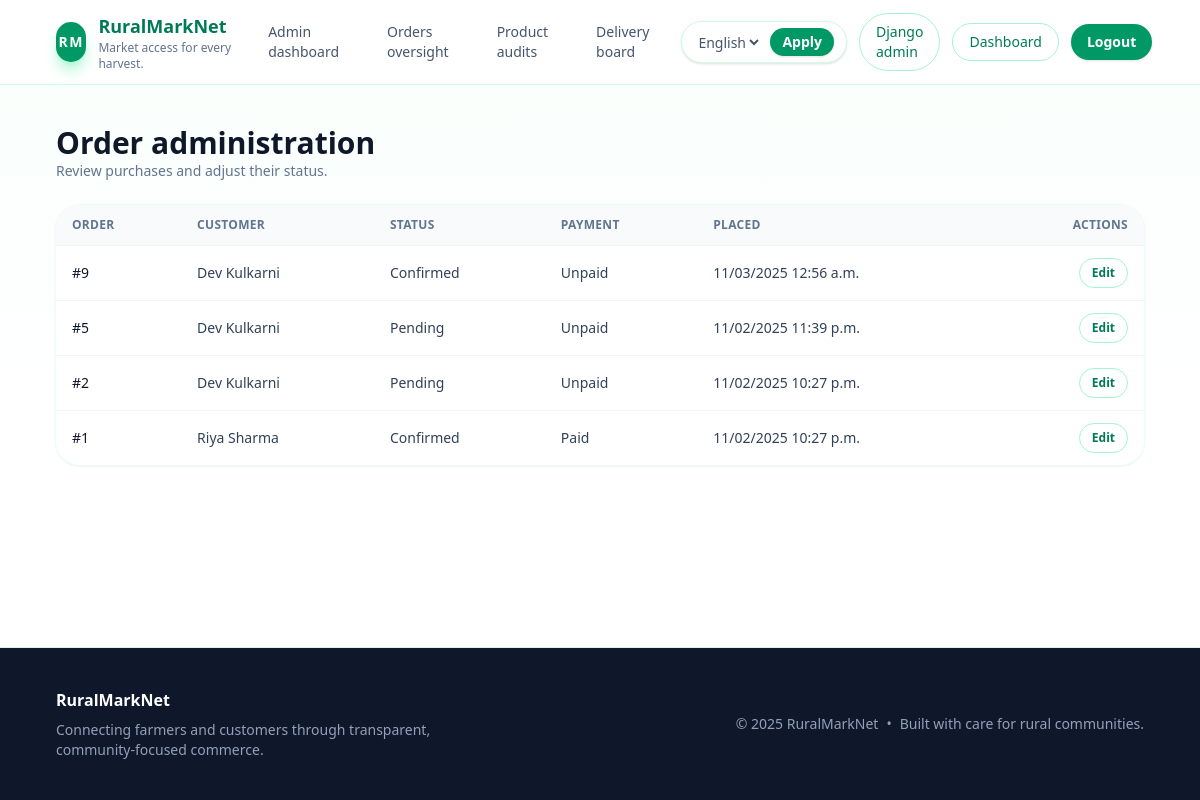
The app's page /orders/admin/orders/ (signed in) with its own data.
### orders/models.py (models this page shows, shortened)
class Order(models.Model):
    class Status(models.TextChoices):
        CART = "cart", _("Cart")
        PENDING = "pending", _("Pending")
        CONFIRMED = "confirmed", _("Confirmed")
        SHIPPED = "shipped", _("Shipped")
        DELIVERED = "delivered", _("Delivered")
        CANCELLED = "cancelled", _("Cancelled")
    class PaymentStatus(models.TextChoices):
        UNPAID = "unpaid", _("Unpaid")
        PAID = "paid", _("Paid")
        REFUNDED = "refunded", _("Refunded")
        FAILED = "failed", _("Failed")
    customer = models.ForeignKey(
        settings.AUTH_USER_MODEL,
        on_delete=models.CASCADE,
        related_name="orders",
    )
    status = models.CharField(
        max_length=20, choices=Status.choices, default=Status.CART
    )
    payment_status = models.CharField(
        max_length=20, choices=PaymentStatus.choices, default=PaymentStatus.UNPAID
    )
    total_amount = models.DecimalField(max_digits=10, decimal_places=2, default=0)
    delivery_address = models.TextField(blank=True)
    scheduled_date = models.DateField(null=True, blank=True)
    scheduled_window = models.CharField(max_length=50, blank=True)
    notes = models.TextField(blank=True)
    created_at = models.DateTimeField(auto_now_add=True)
    updated_at = models.DateTimeField(auto_now=True)
    class Meta:
        ordering = ["-created_at"]

### accounts/models.py (models this page shows, shortened)
class User(AbstractUser):
    class Roles(models.TextChoices):
        FARMER = "farmer", _("Farmer")
        CUSTOMER = "customer", _("Customer")
        ADMIN = "admin", _("Administrator")
    PREFERRED_LANGUAGE_CHOICES = (
        ("en", _("English")),
        ("hi", _("Hindi")),
        ("mr", _("Marathi")),
    )
    role = models.CharField(
        max_length=20,
        choices=Roles.choices,
        default=Roles.CUSTOMER,
        help_text=_("Determines the level of access within the platform."),
    )
    phone_number = models.CharField(
        max_length=20,
        blank=True,
        help_text=_("Optional contact number for delivery coordination."),
    )
    preferred_language = models.CharField(
        max_length=8,
        choices=PREFERRED_LANGUAGE_CHOICES,
        default="en",
        help_text=_("Preferred language for the interface."),
    )
    address = models.TextField(blank=True)

### orders/views.py (the view)
# urls.py: path("admin/orders/", AdminOrderListView.as_view(), name="admin-list"),
class AdminOrderListView(AdminRequiredMixin, ListView):
    template_name = "orders/admin_order_list.html"
    context_object_name = "orders"
    paginate_by = 25
    def get_queryset(self):  # type: ignore[override]
        return (
            Order.objects.exclude(status=Order.Status.CART)
            .select_related("customer")
            .prefetch_related("items__product")
            .order_by("-created_at")
        )

### products/forms.py
class ProductFilterForm(forms.Form):
    search = forms.CharField(required=False, label=_("Search"))
    category = forms.ChoiceField(
        required=False,
        choices=[("", _("All categories"))] + list(Product.Categories.choices),
    )
    min_price = forms.DecimalField(required=False, min_value=0, label=_("Min price"))
    max_price = forms.DecimalField(required=False, min_value=0, label=_("Max price"))
    available = forms.BooleanField(required=False, initial=True, label=_("In stock"))

### accounts/mixins.py (called while the page is built)
    def test_func(self) -> bool:  # noqa: D401
        request = getattr(self, "request", None)
        user = getattr(request, "user", None)
        return bool(
            getattr(user, "is_authenticated", False)
            and (getattr(user, "is_staff", False) or getattr(user, "is_superuser", False))
        )

### products/context_processors.py (called while the page is built)
def product_filters(request):
    return {
        "product_filter_form": ProductFilterForm(request.GET or None),
        "product_categories": Product.Categories.choices,
    }

### orders/templates/orders/admin_order_list.html (shortened to what this page needs)
{% extends "base.html" %}
{% load i18n %}
{% block content %}
<section class="space-y-6">
    <header class="flex flex-col gap-2 md:flex-row md:items-center md:justify-between">
        <div>
            <h1 class="text-3xl font-semibold text-slate-900">{% trans "Order administration" %}</h1>
            <p class="text-sm text-slate-500">{% trans "Review purchases and adjust their status." %}</p>
        </div>
    </header>
    <div class="overflow-hidden rounded-3xl bg-white shadow-sm ring-1 ring-emerald-50">
        <table class="min-w-full divide-y divide-slate-100 text-left text-sm text-slate-700">
            <thead class="bg-slate-50 text-xs font-semibold uppercase tracking-wide text-slate-500">
                <tr>
                    <th class="px-4 py-3">{% trans "Order" %}</th>
                    <th class="px-4 py-3">{% trans "Customer" %}</th>
                    <th class="px-4 py-3">{% trans "Status" %}</th>
                    <th class="px-4 py-3">{% trans "Payment" %}</th>
                    <th class="px-4 py-3">{% trans "Placed" %}</th>
                    <th class="px-4 py-3 text-right">{% trans "Actions" %}</th>
                </tr>
            </thead>
            <tbody class="divide-y divide-slate-100">
                {% for order in orders %}
                    <tr class="hover:bg-emerald-50/40">
                        <td class="px-4 py-3 font-medium text-slate-900">#{{ order.pk }}</td>
                        <td class="px-4 py-3">
                            {{ order.customer.get_full_name|default:order.customer.username }}
                        </td>
                        <td class="px-4 py-3">
                            {{ order.get_status_display }}
                        </td>
                        <td class="px-4 py-3">
                            {{ order.get_payment_status_display }}
                        </td>
                        <td class="px-4 py-3">
                            {{ order.created_at|date:"SHORT_DATETIME_FORMAT" }}
                        </td>
                        <td class="px-4 py-3 text-right">
                            <a href="{% url 'orders:admin-update' order.pk %}" class="inline-flex items-center gap-2 rounded-full border border-emerald-200 px-3 py-1.5 text-xs font-semibold text-emerald-700 transition hover:border-emerald-300 hover:bg-emerald-50">{% trans "Edit" %}</a>
                        </td>
                    </tr>
                {% empty %}
                    <tr>
                        <td colspan="6" class="px-4 py-10 text-center text-sm text-slate-500">{% trans "No orders found." %}</td>
                    </tr>
                {% endfor %}
            </tbody>
        </table>
    </div>
</section>
{% endblock %}

### records on screen
Order: pk "9", customer.get_full_name "Dev Kulkarni", status "Confirmed", payment_status "Unpaid", created_at "11/03/2025 12:56 a.m."
Order: pk "5", customer.get_full_name "Dev Kulkarni", status "Pending", payment_status "Unpaid", created_at "11/02/2025 11:39 p.m."
Order: pk "2", customer.get_full_name "Dev Kulkarni", status "Pending", payment_status "Unpaid", created_at "11/02/2025 10:27 p.m."
Order: pk "1", customer.get_full_name "Riya Sharma", status "Confirmed", payment_status "Paid", created_at "11/02/2025 10:27 p.m."

### other values on screen
form field language "English"
